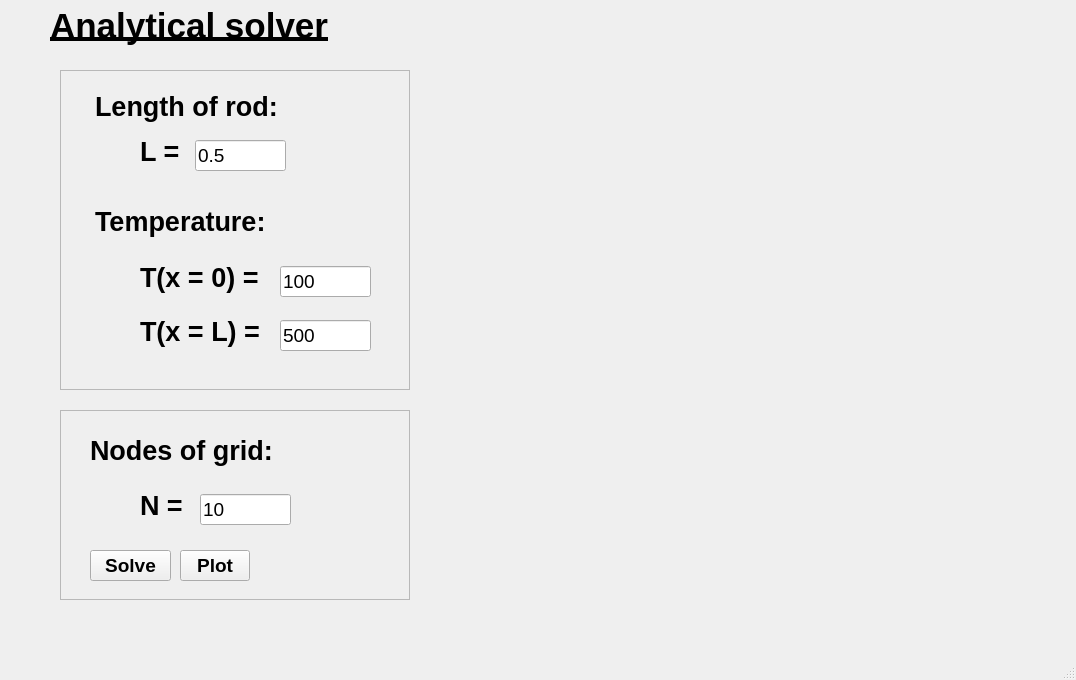
<?xml version="1.0" encoding="UTF-8"?>
<ui version="4.0">
 <class>MainWindow</class>
 <widget class="QMainWindow" name="MainWindow">
  <property name="geometry">
   <rect>
    <x>0</x>
    <y>0</y>
    <width>1076</width>
    <height>680</height>
   </rect>
  </property>
  <property name="windowTitle">
   <string>MainWindow</string>
  </property>
  <widget class="QWidget" name="centralwidget">
   <widget class="QLabel" name="label">
    <property name="geometry">
     <rect>
      <x>50</x>
      <y>0</y>
      <width>280</width>
      <height>51</height>
     </rect>
    </property>
    <property name="font">
     <font>
      <family>Segoe UI</family>
      <pointsize>26</pointsize>
      <weight>75</weight>
      <bold>true</bold>
      <underline>true</underline>
     </font>
    </property>
    <property name="text">
     <string>Analytical solver</string>
    </property>
   </widget>
   <widget class="QFrame" name="frame">
    <property name="geometry">
     <rect>
      <x>60</x>
      <y>70</y>
      <width>350</width>
      <height>320</height>
     </rect>
    </property>
    <property name="frameShape">
     <enum>QFrame::StyledPanel</enum>
    </property>
    <property name="frameShadow">
     <enum>QFrame::Raised</enum>
    </property>
    <widget class="QLabel" name="label_6">
     <property name="geometry">
      <rect>
       <x>80</x>
       <y>246</y>
       <width>140</width>
       <height>31</height>
      </rect>
     </property>
     <property name="font">
      <font>
       <family>Segoe UI</family>
       <pointsize>20</pointsize>
       <weight>75</weight>
       <bold>true</bold>
      </font>
     </property>
     <property name="text">
      <string>T(x = L) = </string>
     </property>
    </widget>
    <widget class="QLineEdit" name="lineEdit_2">
     <property name="geometry">
      <rect>
       <x>220</x>
       <y>196</y>
       <width>91</width>
       <height>31</height>
      </rect>
     </property>
     <property name="font">
      <font>
       <family>Segoe UI</family>
       <pointsize>14</pointsize>
      </font>
     </property>
     <property name="text">
      <string>100</string>
     </property>
    </widget>
    <widget class="QLabel" name="label_2">
     <property name="geometry">
      <rect>
       <x>80</x>
       <y>66</y>
       <width>51</width>
       <height>31</height>
      </rect>
     </property>
     <property name="font">
      <font>
       <family>Segoe UI</family>
       <pointsize>20</pointsize>
       <weight>75</weight>
       <bold>true</bold>
      </font>
     </property>
     <property name="text">
      <string>L = </string>
     </property>
    </widget>
    <widget class="QLabel" name="label_3">
     <property name="geometry">
      <rect>
       <x>35</x>
       <y>16</y>
       <width>211</width>
       <height>40</height>
      </rect>
     </property>
     <property name="font">
      <font>
       <family>Segoe UI</family>
       <pointsize>20</pointsize>
       <weight>75</weight>
       <bold>true</bold>
      </font>
     </property>
     <property name="text">
      <string>Length of rod:</string>
     </property>
    </widget>
    <widget class="QLineEdit" name="lineEdit_3">
     <property name="geometry">
      <rect>
       <x>220</x>
       <y>250</y>
       <width>91</width>
       <height>31</height>
      </rect>
     </property>
     <property name="font">
      <font>
       <family>Segoe UI</family>
       <pointsize>14</pointsize>
      </font>
     </property>
     <property name="text">
      <string>500</string>
     </property>
    </widget>
    <widget class="QLabel" name="label_4">
     <property name="geometry">
      <rect>
       <x>35</x>
       <y>136</y>
       <width>260</width>
       <height>31</height>
      </rect>
     </property>
     <property name="font">
      <font>
       <family>Segoe UI</family>
       <pointsize>20</pointsize>
       <weight>75</weight>
       <bold>true</bold>
      </font>
     </property>
     <property name="text">
      <string>Temperature:</string>
     </property>
    </widget>
    <widget class="QLabel" name="label_5">
     <property name="geometry">
      <rect>
       <x>80</x>
       <y>192</y>
       <width>140</width>
       <height>31</height>
      </rect>
     </property>
     <property name="font">
      <font>
       <family>Segoe UI</family>
       <pointsize>20</pointsize>
       <weight>75</weight>
       <bold>true</bold>
      </font>
     </property>
     <property name="text">
      <string>T(x = 0) = </string>
     </property>
    </widget>
    <widget class="QLineEdit" name="lineEdit">
     <property name="geometry">
      <rect>
       <x>135</x>
       <y>70</y>
       <width>91</width>
       <height>31</height>
      </rect>
     </property>
     <property name="font">
      <font>
       <family>Segoe UI</family>
       <pointsize>14</pointsize>
      </font>
     </property>
     <property name="text">
      <string>0.5</string>
     </property>
    </widget>
   </widget>
   <widget class="QFrame" name="frame_2">
    <property name="geometry">
     <rect>
      <x>60</x>
      <y>410</y>
      <width>350</width>
      <height>190</height>
     </rect>
    </property>
    <property name="frameShape">
     <enum>QFrame::StyledPanel</enum>
    </property>
    <property name="frameShadow">
     <enum>QFrame::Raised</enum>
    </property>
    <widget class="QLabel" name="label_7">
     <property name="geometry">
      <rect>
       <x>30</x>
       <y>20</y>
       <width>260</width>
       <height>40</height>
      </rect>
     </property>
     <property name="font">
      <font>
       <family>Segoe UI</family>
       <pointsize>20</pointsize>
       <weight>75</weight>
       <bold>true</bold>
      </font>
     </property>
     <property name="text">
      <string>Nodes of grid:</string>
     </property>
    </widget>
    <widget class="QLineEdit" name="lineEdit_4">
     <property name="geometry">
      <rect>
       <x>140</x>
       <y>84</y>
       <width>91</width>
       <height>31</height>
      </rect>
     </property>
     <property name="font">
      <font>
       <family>Segoe UI</family>
       <pointsize>14</pointsize>
      </font>
     </property>
     <property name="text">
      <string>10</string>
     </property>
    </widget>
    <widget class="QLabel" name="label_8">
     <property name="geometry">
      <rect>
       <x>80</x>
       <y>80</y>
       <width>50</width>
       <height>31</height>
      </rect>
     </property>
     <property name="font">
      <font>
       <family>Segoe UI</family>
       <pointsize>20</pointsize>
       <weight>75</weight>
       <bold>true</bold>
      </font>
     </property>
     <property name="text">
      <string>N = </string>
     </property>
    </widget>
    <widget class="QPushButton" name="pushButton">
     <property name="geometry">
      <rect>
       <x>30</x>
       <y>140</y>
       <width>81</width>
       <height>31</height>
      </rect>
     </property>
     <property name="font">
      <font>
       <family>Segoe UI</family>
       <pointsize>14</pointsize>
       <weight>75</weight>
       <bold>true</bold>
      </font>
     </property>
     <property name="text">
      <string>Solve</string>
     </property>
    </widget>
    <widget class="QPushButton" name="pushButton_2">
     <property name="geometry">
      <rect>
       <x>120</x>
       <y>140</y>
       <width>70</width>
       <height>31</height>
      </rect>
     </property>
     <property name="font">
      <font>
       <family>Segoe UI</family>
       <pointsize>14</pointsize>
       <weight>75</weight>
       <bold>true</bold>
      </font>
     </property>
     <property name="text">
      <string>Plot</string>
     </property>
    </widget>
   </widget>
   <widget class="MplWidget" name="widget_graph" native="true">
    <property name="geometry">
     <rect>
      <x>430</x>
      <y>70</y>
      <width>610</width>
      <height>530</height>
     </rect>
    </property>
   </widget>
   <zorder>frame</zorder>
   <zorder>frame_2</zorder>
   <zorder>label</zorder>
   <zorder>widget_graph</zorder>
  </widget>
  <widget class="QMenuBar" name="menubar">
   <property name="geometry">
    <rect>
     <x>0</x>
     <y>0</y>
     <width>1076</width>
     <height>21</height>
    </rect>
   </property>
  </widget>
  <widget class="QStatusBar" name="statusbar"/>
 </widget>
 <customwidgets>
  <customwidget>
   <class>MplWidget</class>
   <extends>QWidget</extends>
   <header location="global">mplwidget.h</header>
   <container>1</container>
  </customwidget>
 </customwidgets>
 <resources/>
 <connections/>
</ui>
